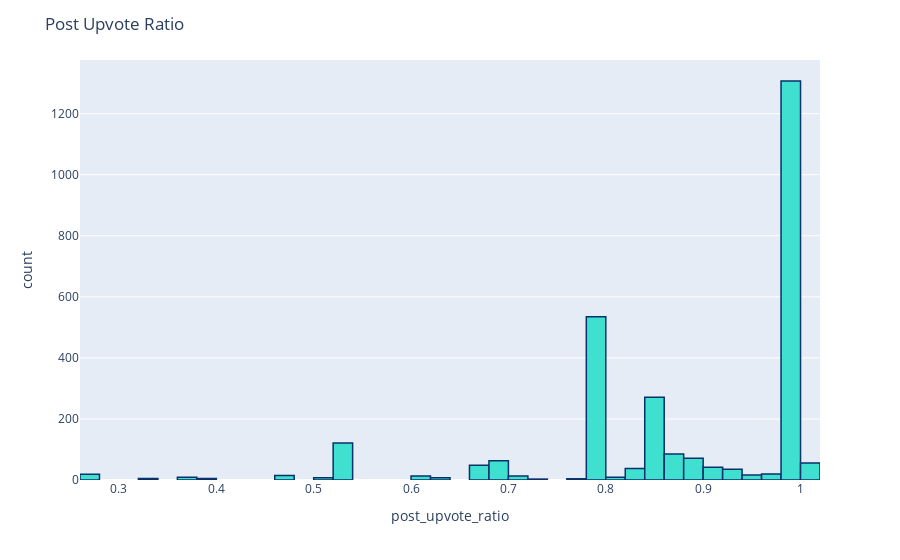

Notebook code for this chart:
### Code cell
# Upvote Ratio
fig = px.histogram(df, x="post_upvote_ratio")
fig.update_traces(marker_color="turquoise",marker_line_color='rgb(8,48,107)',
                  marker_line_width=1.5)
fig.update_layout(title_text='Post Upvote Ratio')
fig.show()

#here we can see that the upvote ratio is mostly high, 
#which means most posts have more upvotes than downvotes
#what this means for us is that whatever these posts are talking about 
#(whether they have antivaxx sentiments or not), people mostly agree with whats being said in the post
#note also that the dataset was scraped from r/all, not necessarily a specifically anti-vaxx subreddit

### Figure 1 — Plotly figure (JSON) as saved in the notebook; plotly's stock layout.template omitted (floating-point values rounded to 4 significant figures; data arrays with more than 128 entries replaced by an {"elided": "..."} marker saying what was removed)
{"data": [{"alignmentgroup": "True", "bingroup": "x", "hovertemplate": "post_upvote_ratio=%{x}<br>count=%{y}<extra></extra>", "legendgroup": "", "marker": {"color": "turquoise", "line": {"color": "rgb(8,48,107)", "width": 1.5}, "pattern": {"shape": ""}}, "name": "", "offsetgroup": "", "orientation": "v", "showlegend": false, "type": "histogram", "x": {"elided": "2817 float values"}, "xaxis": "x", "yaxis": "y"}], "layout": {"barmode": "relative", "legend": {"tracegroupgap": 0}, "margin": {"t": 60}, "title": {"text": "Post Upvote Ratio"}, "xaxis": {"anchor": "y", "domain": [0, 1], "title": {"text": "post_upvote_ratio"}}, "yaxis": {"anchor": "x", "domain": [0, 1], "title": {"text": "count"}}}}
